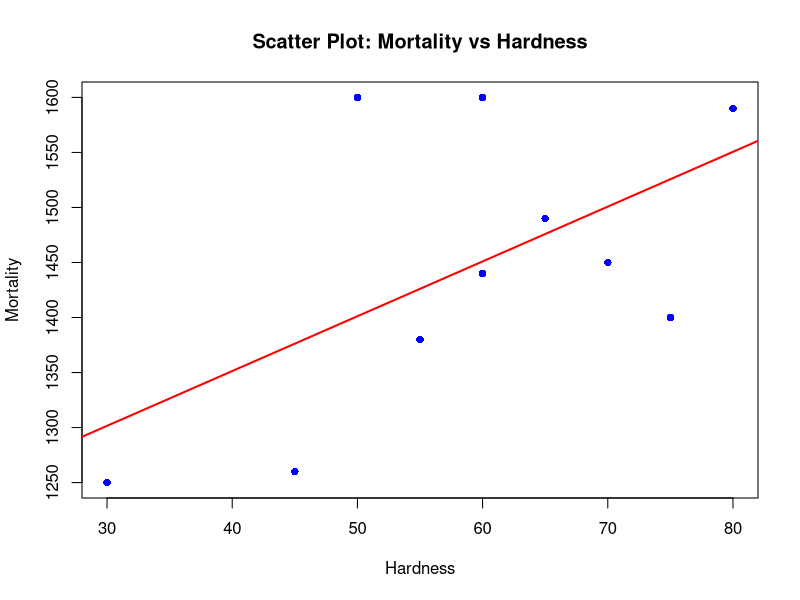

Source code (R):
# Create a simulated dataset
water <- data.frame(
  mortality = c(1600, 1450, 1250, 1600, 1380, 1260, 1590, 1490, 1440, 1400),
  hardness = c(50, 70, 30, 60, 55, 45, 80, 65, 60, 75)
)
print(head(water))
plot(water$hardness, water$mortality, 
     main="Scatter Plot: Mortality vs Hardness",
     xlab="Hardness", ylab="Mortality",
     col="blue", pch=16)
model <- lm(mortality ~ hardness, data=water)
abline(model, col="red", lwd=2)
# Predict mortality for hardness = 88
new_data <- data.frame(hardness=88)
predicted_mortality <- predict(model, new_data)
cat("Predicted Mortality for Hardness = 88:", predicted_mortality, "\n")
